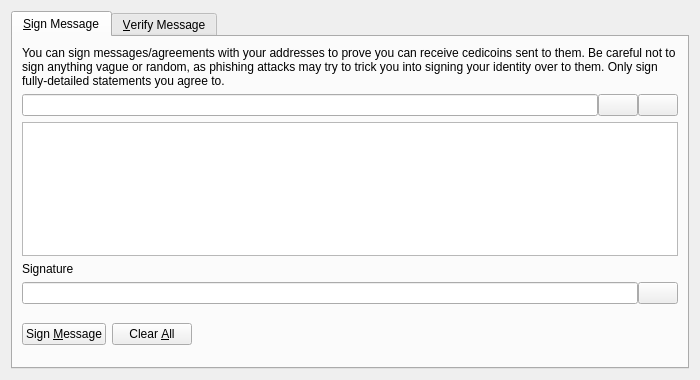
<?xml version="1.0" encoding="UTF-8"?>
<ui version="4.0">
 <class>SignVerifyMessageDialog</class>
 <widget class="QDialog" name="SignVerifyMessageDialog">
  <property name="geometry">
   <rect>
    <x>0</x>
    <y>0</y>
    <width>700</width>
    <height>380</height>
   </rect>
  </property>
  <property name="windowTitle">
   <string>Signatures - Sign / Verify a Message</string>
  </property>
  <property name="modal">
   <bool>true</bool>
  </property>
  <layout class="QVBoxLayout" name="verticalLayout">
   <item>
    <widget class="QTabWidget" name="tabWidget">
     <property name="currentIndex">
      <number>0</number>
     </property>
     <widget class="QWidget" name="tabSignMessage">
      <attribute name="title">
       <string>&amp;Sign Message</string>
      </attribute>
      <layout class="QVBoxLayout" name="verticalLayout_SM">
       <item>
        <widget class="QLabel" name="infoLabel_SM">
         <property name="text">
          <string>You can sign messages/agreements with your addresses to prove you can receive cedicoins sent to them. Be careful not to sign anything vague or random, as phishing attacks may try to trick you into signing your identity over to them. Only sign fully-detailed statements you agree to.</string>
         </property>
         <property name="textFormat">
          <enum>Qt::PlainText</enum>
         </property>
         <property name="wordWrap">
          <bool>true</bool>
         </property>
        </widget>
       </item>
       <item>
        <layout class="QHBoxLayout" name="horizontalLayout_1_SM">
         <property name="spacing">
          <number>0</number>
         </property>
         <item>
          <widget class="QValidatedLineEdit" name="addressIn_SM">
           <property name="toolTip">
            <string>The Cedicoin address to sign the message with</string>
           </property>
          </widget>
         </item>
         <item>
          <widget class="QPushButton" name="addressBookButton_SM">
           <property name="toolTip">
            <string>Choose previously used address</string>
           </property>
           <property name="text">
            <string/>
           </property>
           <property name="icon">
            <iconset resource="../cedicoin.qrc">
             <normaloff>:/icons/address-book</normaloff>:/icons/address-book</iconset>
           </property>
           <property name="shortcut">
            <string>Alt+A</string>
           </property>
           <property name="autoDefault">
            <bool>false</bool>
           </property>
          </widget>
         </item>
         <item>
          <widget class="QPushButton" name="pasteButton_SM">
           <property name="toolTip">
            <string>Paste address from clipboard</string>
           </property>
           <property name="text">
            <string/>
           </property>
           <property name="icon">
            <iconset resource="../cedicoin.qrc">
             <normaloff>:/icons/editpaste</normaloff>:/icons/editpaste</iconset>
           </property>
           <property name="shortcut">
            <string>Alt+P</string>
           </property>
           <property name="autoDefault">
            <bool>false</bool>
           </property>
          </widget>
         </item>
        </layout>
       </item>
       <item>
        <widget class="QPlainTextEdit" name="messageIn_SM">
         <property name="toolTip">
          <string>Enter the message you want to sign here</string>
         </property>
        </widget>
       </item>
       <item>
        <widget class="QLabel" name="signatureLabel_SM">
         <property name="text">
          <string>Signature</string>
         </property>
         <property name="textFormat">
          <enum>Qt::PlainText</enum>
         </property>
        </widget>
       </item>
       <item>
        <layout class="QHBoxLayout" name="horizontalLayout_2_SM">
         <property name="spacing">
          <number>0</number>
         </property>
         <item>
          <widget class="QLineEdit" name="signatureOut_SM">
           <property name="font">
            <font>
             <italic>true</italic>
            </font>
           </property>
           <property name="readOnly">
            <bool>true</bool>
           </property>
          </widget>
         </item>
         <item>
          <widget class="QPushButton" name="copySignatureButton_SM">
           <property name="toolTip">
            <string>Copy the current signature to the system clipboard</string>
           </property>
           <property name="text">
            <string/>
           </property>
           <property name="icon">
            <iconset resource="../cedicoin.qrc">
             <normaloff>:/icons/editcopy</normaloff>:/icons/editcopy</iconset>
           </property>
           <property name="autoDefault">
            <bool>false</bool>
           </property>
          </widget>
         </item>
        </layout>
       </item>
       <item>
        <layout class="QHBoxLayout" name="horizontalLayout_3_SM">
         <item>
          <widget class="QPushButton" name="signMessageButton_SM">
           <property name="toolTip">
            <string>Sign the message to prove you own this Cedicoin address</string>
           </property>
           <property name="text">
            <string>Sign &amp;Message</string>
           </property>
           <property name="icon">
            <iconset resource="../cedicoin.qrc">
             <normaloff>:/icons/edit</normaloff>:/icons/edit</iconset>
           </property>
           <property name="autoDefault">
            <bool>false</bool>
           </property>
          </widget>
         </item>
         <item>
          <widget class="QPushButton" name="clearButton_SM">
           <property name="toolTip">
            <string>Reset all sign message fields</string>
           </property>
           <property name="text">
            <string>Clear &amp;All</string>
           </property>
           <property name="icon">
            <iconset resource="../cedicoin.qrc">
             <normaloff>:/icons/remove</normaloff>:/icons/remove</iconset>
           </property>
           <property name="autoDefault">
            <bool>false</bool>
           </property>
          </widget>
         </item>
         <item>
          <spacer name="horizontalSpacer_1_SM">
           <property name="orientation">
            <enum>Qt::Horizontal</enum>
           </property>
           <property name="sizeHint" stdset="0">
            <size>
             <width>40</width>
             <height>48</height>
            </size>
           </property>
          </spacer>
         </item>
         <item>
          <widget class="QLabel" name="statusLabel_SM">
           <property name="font">
            <font>
             <weight>75</weight>
             <bold>true</bold>
            </font>
           </property>
           <property name="text">
            <string/>
           </property>
           <property name="wordWrap">
            <bool>true</bool>
           </property>
          </widget>
         </item>
         <item>
          <spacer name="horizontalSpacer_2_SM">
           <property name="orientation">
            <enum>Qt::Horizontal</enum>
           </property>
           <property name="sizeHint" stdset="0">
            <size>
             <width>40</width>
             <height>48</height>
            </size>
           </property>
          </spacer>
         </item>
        </layout>
       </item>
      </layout>
     </widget>
     <widget class="QWidget" name="tabVerifyMessage">
      <attribute name="title">
       <string>&amp;Verify Message</string>
      </attribute>
      <layout class="QVBoxLayout" name="verticalLayout_VM">
       <item>
        <widget class="QLabel" name="infoLabel_VM">
         <property name="text">
          <string>Enter the receiver's address, message (ensure you copy line breaks, spaces, tabs, etc. exactly) and signature below to verify the message. Be careful not to read more into the signature than what is in the signed message itself, to avoid being tricked by a man-in-the-middle attack. Note that this only proves the signing party receives with the address, it cannot prove sendership of any transaction!</string>
         </property>
         <property name="textFormat">
          <enum>Qt::PlainText</enum>
         </property>
         <property name="alignment">
          <set>Qt::AlignLeading|Qt::AlignLeft|Qt::AlignTop</set>
         </property>
         <property name="wordWrap">
          <bool>true</bool>
         </property>
        </widget>
       </item>
       <item>
        <layout class="QHBoxLayout" name="horizontalLayout_1_VM">
         <property name="spacing">
          <number>0</number>
         </property>
         <item>
          <widget class="QValidatedLineEdit" name="addressIn_VM">
           <property name="toolTip">
            <string>The Cedicoin address the message was signed with</string>
           </property>
          </widget>
         </item>
         <item>
          <widget class="QPushButton" name="addressBookButton_VM">
           <property name="toolTip">
            <string>Choose previously used address</string>
           </property>
           <property name="text">
            <string/>
           </property>
           <property name="icon">
            <iconset resource="../cedicoin.qrc">
             <normaloff>:/icons/address-book</normaloff>:/icons/address-book</iconset>
           </property>
           <property name="shortcut">
            <string>Alt+A</string>
           </property>
           <property name="autoDefault">
            <bool>false</bool>
           </property>
          </widget>
         </item>
        </layout>
       </item>
       <item>
        <widget class="QPlainTextEdit" name="messageIn_VM"/>
       </item>
       <item>
        <widget class="QValidatedLineEdit" name="signatureIn_VM"/>
       </item>
       <item>
        <layout class="QHBoxLayout" name="horizontalLayout_2_VM">
         <item>
          <widget class="QPushButton" name="verifyMessageButton_VM">
           <property name="toolTip">
            <string>Verify the message to ensure it was signed with the specified Cedicoin address</string>
           </property>
           <property name="text">
            <string>Verify &amp;Message</string>
           </property>
           <property name="icon">
            <iconset resource="../cedicoin.qrc">
             <normaloff>:/icons/transaction_0</normaloff>:/icons/transaction_0</iconset>
           </property>
           <property name="autoDefault">
            <bool>false</bool>
           </property>
          </widget>
         </item>
         <item>
          <widget class="QPushButton" name="clearButton_VM">
           <property name="toolTip">
            <string>Reset all verify message fields</string>
           </property>
           <property name="text">
            <string>Clear &amp;All</string>
           </property>
           <property name="icon">
            <iconset resource="../cedicoin.qrc">
             <normaloff>:/icons/remove</normaloff>:/icons/remove</iconset>
           </property>
           <property name="autoDefault">
            <bool>false</bool>
           </property>
          </widget>
         </item>
         <item>
          <spacer name="horizontalSpacer_1_VM">
           <property name="orientation">
            <enum>Qt::Horizontal</enum>
           </property>
           <property name="sizeHint" stdset="0">
            <size>
             <width>40</width>
             <height>48</height>
            </size>
           </property>
          </spacer>
         </item>
         <item>
          <widget class="QLabel" name="statusLabel_VM">
           <property name="font">
            <font>
             <weight>75</weight>
             <bold>true</bold>
            </font>
           </property>
           <property name="text">
            <string/>
           </property>
           <property name="wordWrap">
            <bool>true</bool>
           </property>
          </widget>
         </item>
         <item>
          <spacer name="horizontalSpacer_2_VM">
           <property name="orientation">
            <enum>Qt::Horizontal</enum>
           </property>
           <property name="sizeHint" stdset="0">
            <size>
             <width>40</width>
             <height>48</height>
            </size>
           </property>
          </spacer>
         </item>
        </layout>
       </item>
      </layout>
     </widget>
    </widget>
   </item>
  </layout>
 </widget>
 <customwidgets>
  <customwidget>
   <class>QValidatedLineEdit</class>
   <extends>QLineEdit</extends>
   <header>qt/qvalidatedlineedit.h</header>
  </customwidget>
 </customwidgets>
 <resources>
  <include location="../cedicoin.qrc"/>
 </resources>
 <connections/>
</ui>
